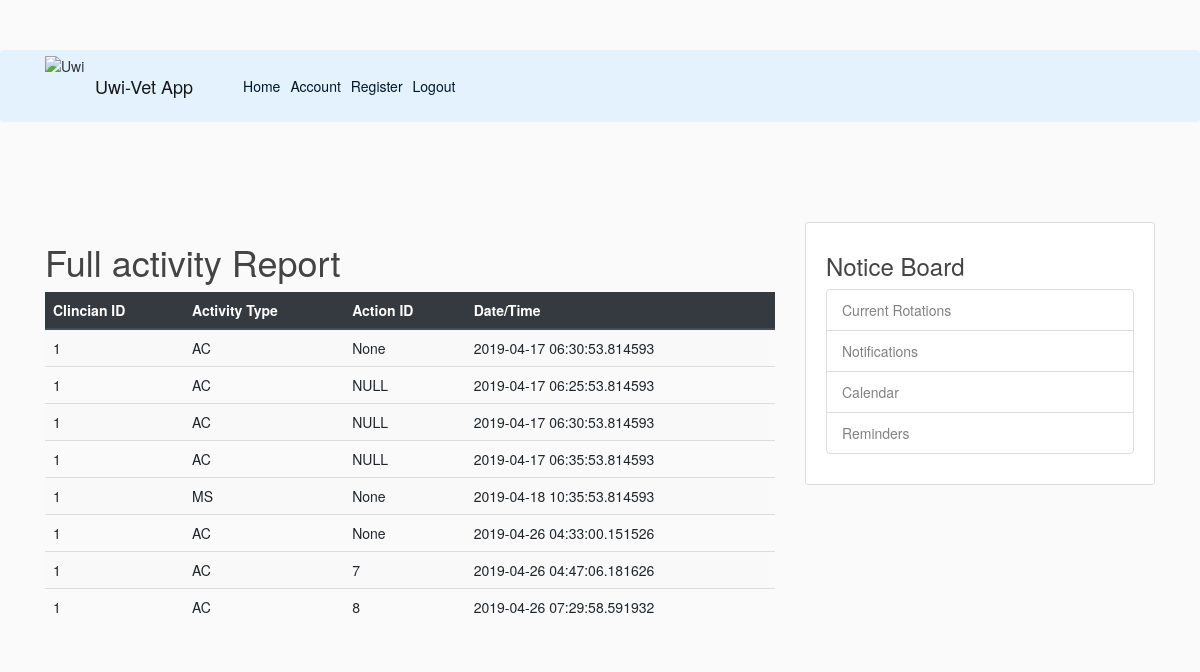
/activity (signed in), run on the app's committed database.
### flaskblog/models.py (models this page shows, shortened)
class Activity(db.Model):
    id = db.Column(db.Integer, primary_key = True, autoincrement=True)
    activityType = db.Column(db.String(10))
    actionID = db.Column(db.Integer)
    clincianID = db.Column(db.Integer)
    timestamp = db.Column(db.DateTime, nullable=False, default=datetime.utcnow)

### flaskblog/routes.py (the view)
@app.route("/activity", methods=['GET'])
@login_required
def activity():
    records = Activity.query.all()
    return render_template('activity.html', title='Activity.html', Activity=records)

### flaskblog/models.py (called while the page is built)
@login_manager.user_loader
def load_user(user_id):
    return User2.query.get(int(user_id))

### flaskblog/templates/activity.html
{% extends "layout.html" %}
{% block content%}
    <h1>Full activity Report</h1>
    <div class="row">
        <div class="col">
            <table class="table table-striped table-hover">
                <thead class="thead-dark">
                    <tr>
                        <th>Clincian ID</th><th>Activity Type</th><th>Action ID</th><th>Date/Time</th>
                    </tr>
                </thead>
                <tbody>
                    {% for val in Activity %}
                    <tr>
                        <td>{{val.clincianID}}</td>
                        <td>{{val.activityType}}</td>
                        <td>{{val.actionID}}</td>
                        <td>{{val.timestamp}}</td>
                    </tr>
                    {% endfor %}
                </tbody>
            </table>
        </div>
    </div>
{% endblock content %}

### flaskblog/static/main.css (style rules this page uses)
body { background: #fafafa; color: #333333; margin-top: 5rem; }
h1, h2, h3, h4, h5, h6 { color: #444444; }

### data on the page
Activity: clincianID "1", activityType "AC", actionID "None", timestamp "2019-04-17 06:30:53.814593"
Activity: clincianID "1", activityType "AC", actionID "NULL", timestamp "2019-04-17 06:25:53.814593"
Activity: clincianID "1", activityType "AC", actionID "NULL", timestamp "2019-04-17 06:30:53.814593"
Activity: clincianID "1", activityType "AC", actionID "NULL", timestamp "2019-04-17 06:35:53.814593"
Activity: clincianID "1", activityType "MS", actionID "None", timestamp "2019-04-18 10:35:53.814593"
Activity: clincianID "1", activityType "AC", actionID "None", timestamp "2019-04-26 04:33:00.151526"
Activity: clincianID "1", activityType "AC", actionID "7", timestamp "2019-04-26 04:47:06.181626"
Activity: clincianID "1", activityType "AC", actionID "8", timestamp "2019-04-26 07:29:58.591932"
